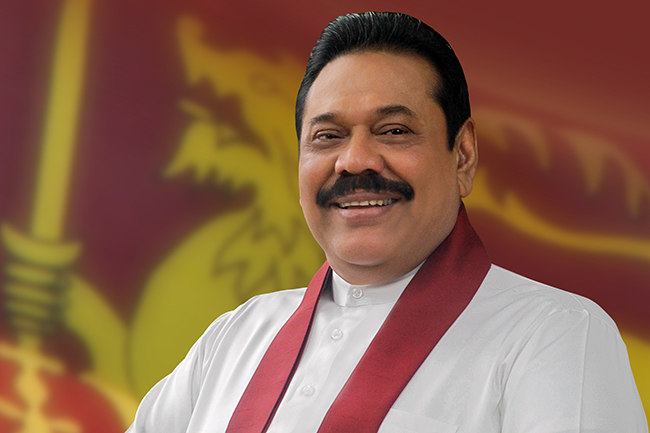
#> input picture server/test_images/mahinda2.jpg, 650 x 433 px
$ python util.py
#> lines starting #> are read from the running program, lines starting #| are printed output that depends on the picture
import joblib
import json
import numpy as np
import base64
import cv2
from wavelet import w2d

__class_name_to_number = {}
__class_number_to_name = {}

__model = None

def classify_image(image_base64_data,file_path=None):
    imgs = get_cropped_image_if_2_eyes(file_path, image_base64_data)

    result = []
    for img in imgs:
        scalled_raw_img = cv2.resize(img, (32, 32))
        img_har = w2d(img, 'db1', 5)
        scalled_img_har = cv2.resize(img_har, (32, 32))
        combined_img = np.vstack((scalled_raw_img.reshape(32 * 32 * 3, 1), scalled_img_har.reshape(32 * 32, 1)))

        len_image_array = 32 * 32 * 3 + 32 * 32

        final = combined_img.reshape(1, len_image_array).astype(float)
        result.append({
            'class': class_number_to_name(__model.predict(final)[0]),
            'class_probability': np.around(__model.predict_proba(final) * 100, 2).tolist()[0],
            'class_dictionary': __class_name_to_number
        })
    return result

def class_number_to_name(class_num):
    return __class_number_to_name[class_num]

def load_saved_artifacts():
    print("loading saved artifacts...start")
    global __class_name_to_number
    global __class_number_to_name

    with open("./artifacts/class_dictionary.json", "r") as f:
#> (reads model/class_dictionary.json from the repository)
        __class_name_to_number = json.load(f)
        __class_number_to_name = {v:k for k,v in __class_name_to_number.items()}

    global __model
    if __model is None:
        with open('./artifacts/saved_model.pkl', 'rb') as f:
#> (reads model/saved_model.pkl from the repository)
            __model = joblib.load(f)
    print("loading saved artifacts...done")


def get_cv2_image_from_base64_string(b64str):
    encoded_data = b64str.split(',')[1]
    nparr = np.frombuffer(base64.b64decode(encoded_data), np.uint8)
    img = cv2.imdecode(nparr, cv2.IMREAD_COLOR)
    return img


def get_cropped_image_if_2_eyes(image_path, image_base64_data):
#> called with image_path = './test_images/mahinda2.jpg'
    face_cascade = cv2.CascadeClassifier('./opencv/haarcascades/haarcascade_frontalface_default.xml')
    eye_cascade = cv2.CascadeClassifier('./opencv/haarcascades/haarcascade_eye.xml')

    if image_path:
        img = cv2.imread(image_path)
#> img is the input picture: shape (433, 650, 3); mean B, G, R 77.7, 101.2, 140.5
    else:
        img = get_cv2_image_from_base64_string(image_base64_data)

    gray = cv2.cvtColor(img, cv2.COLOR_BGR2GRAY)
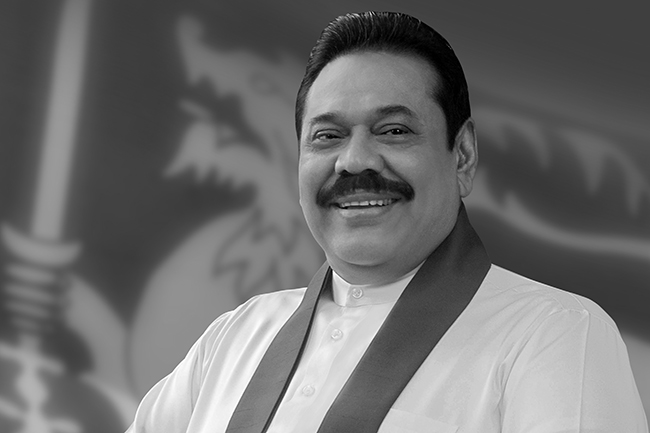
#> gray: shape (433, 650); min 0, max 255, mean 110.3
    faces = face_cascade.detectMultiScale(gray, 1.3, 5)
#> faces = [[273, 61, 186, 186]]

    cropped_faces = []
    for (x,y,w,h) in faces:
            roi_gray = gray[y:y+h, x:x+w]
            roi_color = img[y:y+h, x:x+w]
            eyes = eye_cascade.detectMultiScale(roi_gray)
            if len(eyes) >= 2:
                cropped_faces.append(roi_color)
#> this loop made 1 pass
#> (x, y, w, h, eyes) on pass 1: (273, 61, 186, 186, [[30, 54, 43, 43], [93, 43, 53, 53], [32, 71, 112, 112]])
#> pass 1, in get_cropped_image_if_2_eyes, `roi_gray = gray[y:y+h, x:x+w]`:
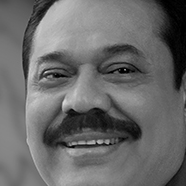
#> roi_gray: shape (186, 186); min 0, max 219, mean 105.7
#> pass 1, in get_cropped_image_if_2_eyes, `roi_color = img[y:y+h, x:x+w]`:
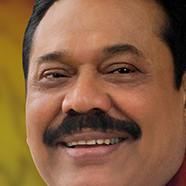
#> roi_color: shape (186, 186, 3); mean B, G, R 66.3, 97, 137.9
#> after the loop, cropped_faces = 1 item
    return cropped_faces

def get_b64_test_image_for_anura():
    with open("b64.txt") as f:
        return f.read()


if __name__ == '__main__':
    load_saved_artifacts()
    #print(classify_image(get_b64_test_image_for_anura(),None))
    #print(classify_image(None, "./test_images/anura1.jpg"))
    print(classify_image(None, "./test_images/mahinda2.jpg"))
#> the loop in classify_image, `for img in imgs:` made 1 pass
#> pass 1, in classify_image, `scalled_raw_img = cv2.resize(img, (32, 32))`:
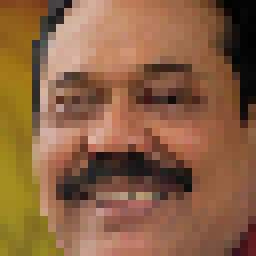
#> scalled_raw_img: shape (32, 32, 3) (shown 8 times larger); mean B, G, R 66.5, 97.3, 138.3
#> after the loop in classify_image, `for img in imgs:`: result = []
#> (the call stopped at in classify_image, `img_har = w2d(img, 'db1', 5)`: wavelet is not available in this run)
